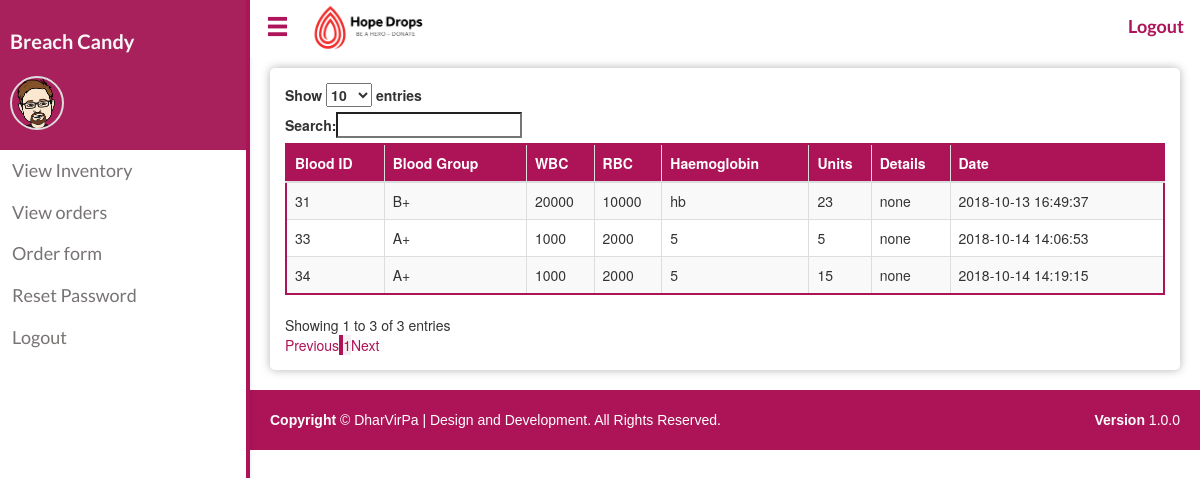
/inventory_hosp.php (signed in), run on the app's committed database.
### tables this page shows
CREATE TABLE `inventory` (
  `Inv_id` int(15) NOT NULL,
  `D_id` int(15) NOT NULL,
  `Wbc` varchar(30) NOT NULL,
  `Rbc` varchar(30) NOT NULL,
  `Haemoglobin` varchar(15) NOT NULL,
  `Blood_group` varchar(5) NOT NULL,
  `Units` float NOT NULL,
  `Comments` varchar(200) NOT NULL,
  `Date` timestamp NOT NULL DEFAULT CURRENT_TIMESTAMP,
  `Udate` timestamp NOT NULL DEFAULT CURRENT_TIMESTAMP
);

### inventory_hosp.php (the view, shortened to what this page needs)
<?php
include_once("connection.php");
?>
<?php
$query = "SELECT * FROM inventory where Units != 0";
$result = mysqli_query($conn,$query);
?>
<!DOCTYPE html>
<html>
<head>
    <link rel="stylesheet" href="https://maxcdn.bootstrapcdn.com/bootstrap/3.3.7/css/bootstrap.min.css">
    <link rel="stylesheet" type="text/css" href="https://cdn.datatables.net/1.10.19/css/dataTables.bootstrap.min.css">
    <link rel="stylesheet" type="text/css" href="./css/navbar_style.css">
    <link rel="stylesheet" type="text/css" href="./css/main.css">
</head>
<body>
  <?php include('./sidenav.php')?>
  <div id="main" class="shrink">
    <?php include('./horizontal-nav.php')?>
    <div class="box">
      <div class="table-responsive">
          <table id="example" class="table table-striped table-bordered table-hover" style="width:100%">
          <thead>
          <tr>
            <th>Blood ID</th>
            <th>Blood Group</th>
            <th>WBC</th>
            <th>RBC</th>
            <th>Haemoglobin</th>
            <th>Units</th>
            <th>Details</th>
            <th>Date</th>
          </tr>
          </thead>
          <?php
          if(mysqli_num_rows($result)>0)
          {
            while($row =mysqli_fetch_assoc($result))
            {
              echo "<tr>";
              echo "<td>".$row['Inv_id']."</td>";
              echo "<td>".$row['Blood_group']."</td>";
              echo "<td>".$row['Wbc']."</td>";
              echo "<td>".$row['Rbc']."</td>";
              echo "<td>".$row['Haemoglobin']."</td>";
              echo "<td>".$row['Units']."</td>";
              echo "<td>".$row['Comments']."</td>";
              echo "<td>".$row['Date']."</td>";
              echo"</tr>";
            }
          }
          else
          {
            echo "<div class='alert alert-warning'>No data to display</div>";
          }
          ?>
        </table>
      </div>
    </div>
   <?php include_once("footer.php") ?>
  </div>
</body>

### css/main.css (style rules this page uses)
body { padding-bottom: 0px; }

### inventory_hosp.php (style rules this page uses)
.box { box-shadow: 0 0 10px 0 rgba(0,0,0,0.3); margin-top: 0px; padding: 15px; border-radius: 5px; margin: 20px; margin-top: 68px; }
table.dataTable { border-color: #ad1457 !important; }
.table-bordered { border: 2px solid #ad1457 !important; }
.table>caption+thead>tr:first-child>td, .table>caption+thead>tr:first-child>th, .table>colgroup+thead>tr:first-child>td, .table>colgroup+thead>tr:first-child>th, .table>thead:first-child>tr:first-child>td, .table>thead:first-child>tr:first-child>th { background-color: #ad1457; color: white; }

### sidenav.php (style rules this page uses)
#main { transition: margin-left .5s; }
#main.shrink { margin-left: 250px; }

### data on the page
inventory: Inv_id "31", Blood_group "B+", Wbc "20000", Rbc "10000", Haemoglobin "hb", Units "23", Comments "none", Date "2018-10-13 16:49:37"
inventory: Inv_id "33", Blood_group "A+", Wbc "1000", Rbc "2000", Haemoglobin "5", Units "5", Comments "none", Date "2018-10-14 14:06:53"
inventory: Inv_id "34", Blood_group "A+", Wbc "1000", Rbc "2000", Haemoglobin "5", Units "15", Comments "none", Date "2018-10-14 14:19:15"

### other printed values
$_SESSION['Ename'] "Breach Candy"
